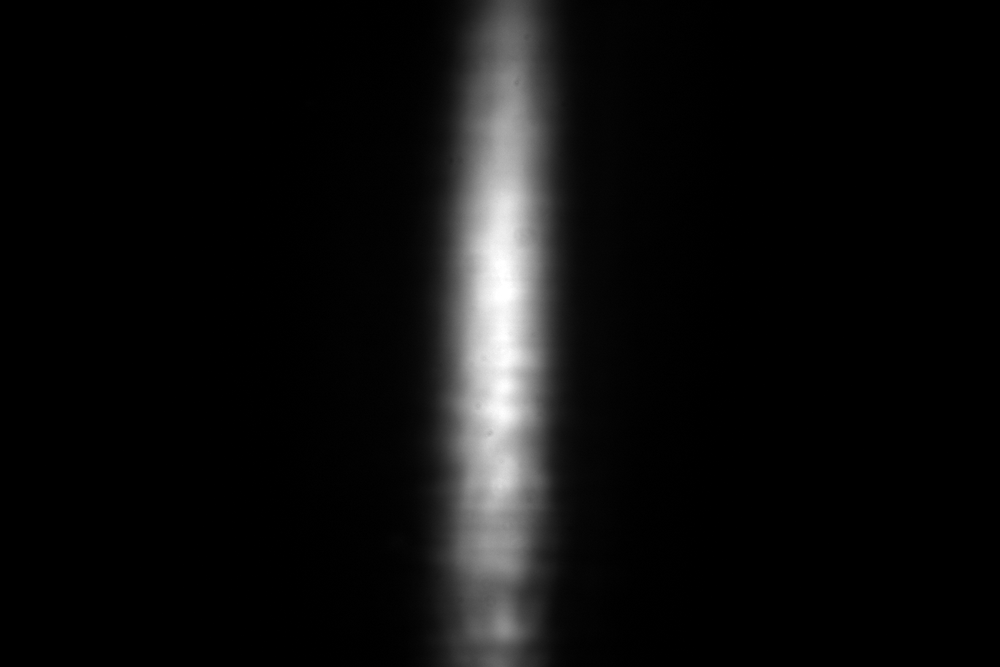
#> input picture inputSimulations/illumination_lin_180µW.tiff, 1000 x 667 px, shrunk from 1368 x 912 before the run, found by its file name
$ python linearizer.py
#> lines starting #> are read from the running program, lines starting #| are printed output that depends on the picture
import numpy as np
import matplotlib.pyplot as plt
from matplotlib import image
import os

def moving_average(vec,n):
    mask=np.ones(n)/n
    smooth=np.convolve(vec,mask,mode="same")
    smooth[:n//2]=smooth[n//2]
    smooth[-n // 2:] = smooth[-n // 2]
    return smooth


small=0

pix=1 / 0.96
S_fac=1e6*0.2517


ill_map=image.imread("inputSimulations//illumination_lin_180µW.tiff").astype(float)
#> ill_map: shape (667, 1000) float64; min 0, max 255, mean 14.2
map1=np.sum(ill_map)
#> map1 = 9456817
map2=np.sum(image.imread("inputSimulations//fluoTest2.tiff").astype(float))
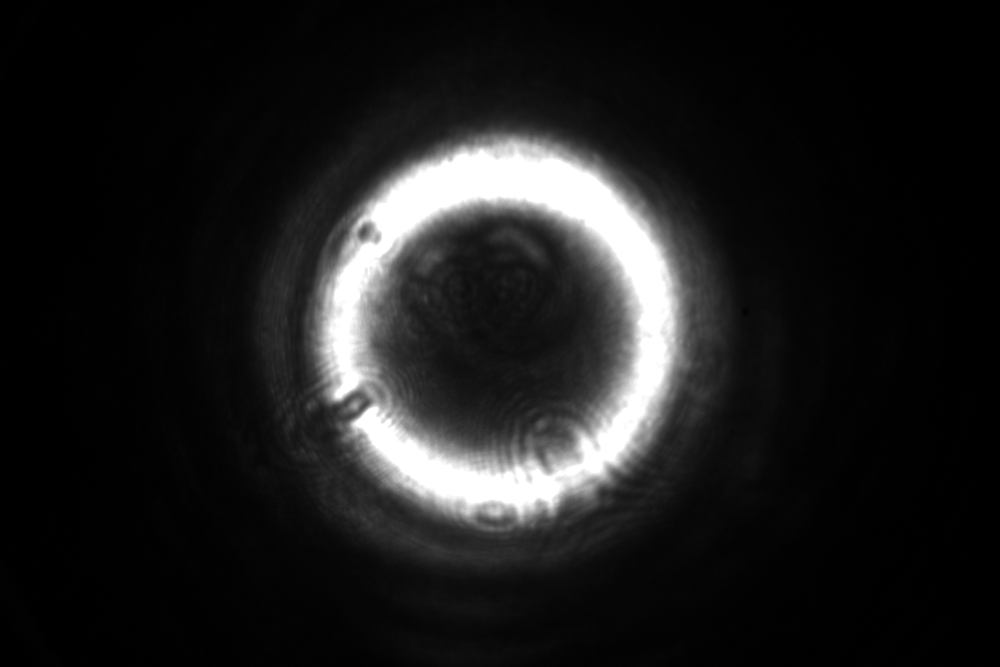
#> input picture inputSimulations/fluoTest2.tiff, 1000 x 667 px, shrunk from 1368 x 912 before the run, found by its file name
#> map2 = 19705259


Lx=len(ill_map[0,:])
#> Lx = 1000
Ly=len(ill_map[:,0])
#> Ly = 667

C=[Lx/2,Ly/2]
#> C = [500, 333.5]
Ldia=int(np.abs(C[0]))-1
#> Ldia = 499

xgrid, ygrid=np.meshgrid(range(Lx),range(Ly))

dists=np.abs(xgrid-C[0])#np.abs(ygrid-C[1])
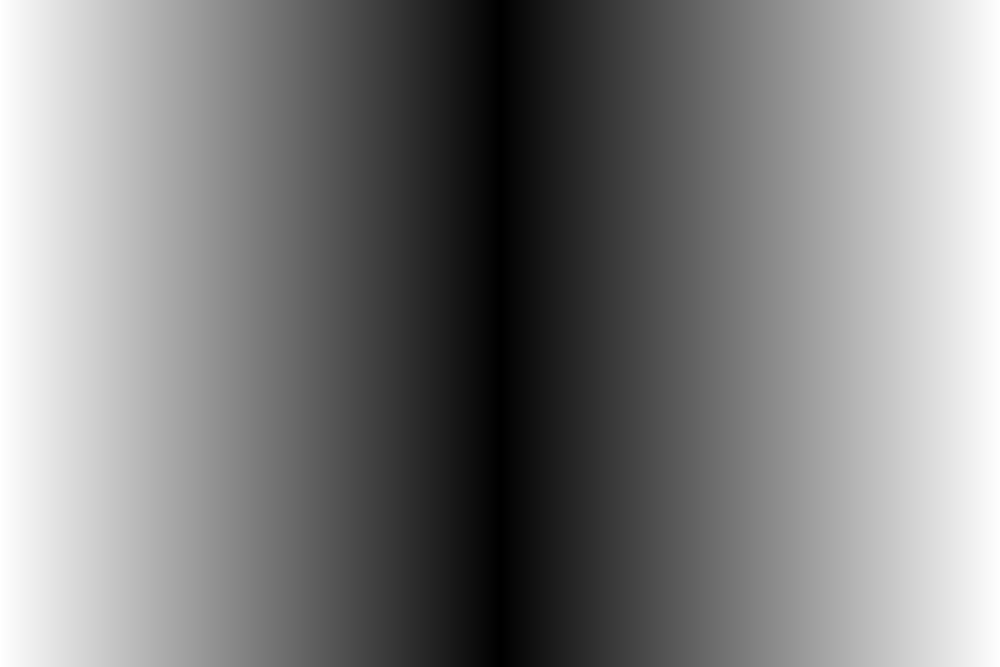
#> dists: shape (667, 1000) float64; min 0, max 500, mean 250; drawn with min black and max white

ill_vec=np.zeros(Ldia)
#> ill_vec = 499 values from 0 to 0

for i in range(Ldia):
    ill_vec[i]=np.mean(ill_map[(dists>=i) & (dists<i+1)])
#> after the loop, ill_vec = 499 values, max 178.8 at index 0, min 0 at index 305, mean 14.39


inputname = "inputSimulations//radialEnergyDensityMap_180µW"
outputname = "inputSimulations//linearEnergyDensityMap_180µW_good"
Soutputname = "inputSimulations//linearEnergyDensityMap_Smodel_180µW_good"
ratio = map2 / map1
#> ratio = 2.08

#> (the run stopped early here; a loop or call above may not have finished)
